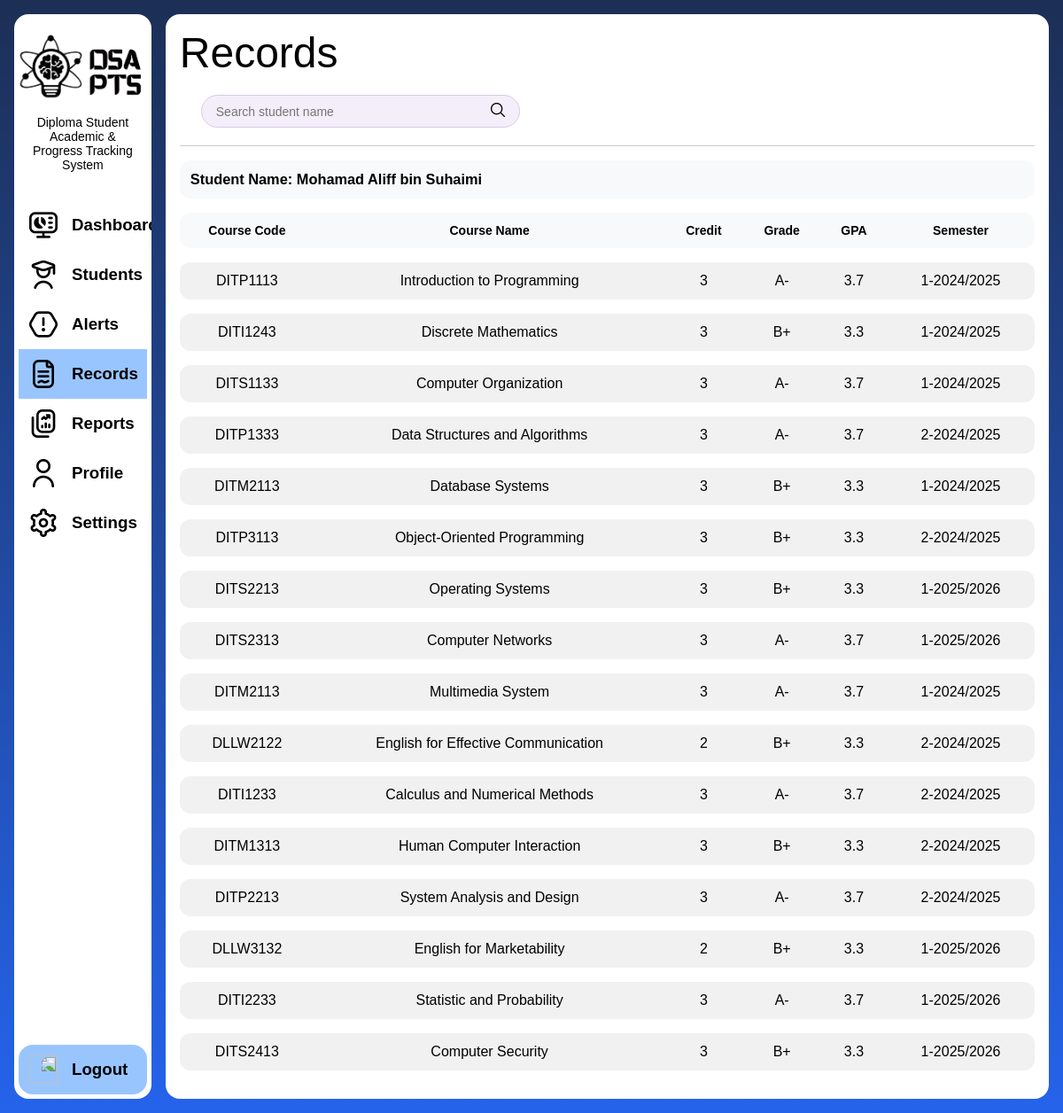
/advisor/advisor-records.php?user_id=9, run on an earlier commit of the app's database.
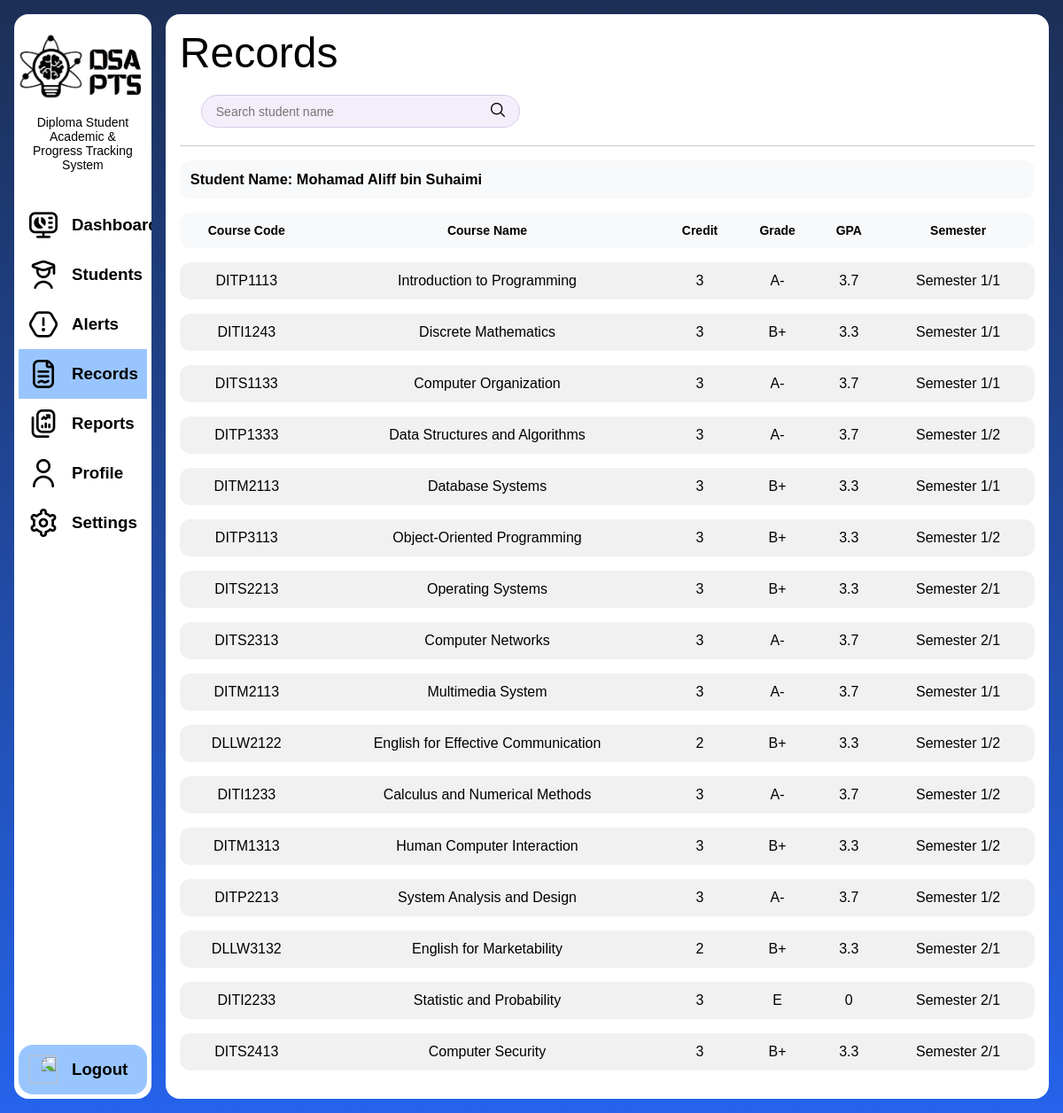
And on a later commit of the database.
### tables this page shows
CREATE TABLE `student` (
  `user_id` int(11) NOT NULL,
  `program_id` int(11) DEFAULT NULL,
  `advisor_id` int(11) DEFAULT NULL,
  `CGPA` decimal(3,2) DEFAULT NULL,
  `muet_status` varchar(20) DEFAULT NULL,
  `total_credit_taken` int(11) DEFAULT NULL,
  `plan_to_degree` enum('Yes','No') DEFAULT NULL,
  `preferred_degree_field` varchar(100) DEFAULT NULL
);

CREATE TABLE `user` (
  `user_id` int(11) NOT NULL,
  `login_id` varchar(10) NOT NULL,
  `name` varchar(100) NOT NULL,
  `email` varchar(100) NOT NULL,
  `password` varchar(255) NOT NULL,
  `profile_picture` varchar(255) DEFAULT NULL,
  `address` varchar(255) DEFAULT NULL,
  `phone_number` varchar(20) DEFAULT NULL
);

CREATE TABLE `student_subject` (
  `user_id` int(11) NOT NULL,
  `subject_id` int(11) NOT NULL,
  `semester_id` int(11) NOT NULL,
  `grade` varchar(2) DEFAULT NULL,
  `status` varchar(20) DEFAULT NULL,
  `attempt_no` int(11) DEFAULT NULL
);

CREATE TABLE `subject` (
  `subject_id` int(11) NOT NULL,
  `subject_name` varchar(100) NOT NULL,
  `credit_hours` int(11) DEFAULT NULL,
  `program_id` int(11) DEFAULT NULL,
  `semester_id` int(11) DEFAULT NULL,
  `subject_code` varchar(20) DEFAULT NULL
);

CREATE TABLE `semester` (
  `semester_id` int(11) NOT NULL,
  `semester_name` varchar(20) DEFAULT NULL,
  `semester_type` varchar(20) DEFAULT NULL,
  `sem_credit_hours` int(11) DEFAULT NULL
);

### models/functions.php (called while the page is built, shortened)
<?php
function getUserById($conn, $table, $idColumn, $user_id)
{
    $result = $conn->query("
    SELECT $table.*, user.*
    FROM $table
    INNER JOIN user ON $table.user_id = user.user_id
    WHERE $idColumn = '$user_id' LIMIT 1");
    return $result->fetch_assoc();
}
function getStudentSubjects($conn, $userId)
{
    $sql = "
        SELECT student_subject.*, subject.*, semester.*
        FROM student_subject
        INNER JOIN subject ON student_subject.subject_id = subject.subject_id
        INNER JOIN semester ON student_subject.semester_id = semester.semester_id
        WHERE student_subject.user_id = '$userId'
    ";
    $result = $conn->query($sql);
    $data = [];
    while ($row = $result->fetch_assoc()) {
        $data[] = $row;
    }
    return $data;
}
function gradeToPoint($grade)
{
    $gradePoints = [
        'A'  => 4.0,
        'A-' => 3.7,
        'B+' => 3.3,
        'B'  => 3.0,
        'B-' => 2.7,
        'C+' => 2.3,
        'C'  => 2.0,
        'C-' => 1.7,
        'D+' => 1.3,
        'D'  => 1.0,
        'E'  => 0.0
    ];
    $grade = strtoupper(trim($grade));
    return $gradePoints[$grade] ?? null;
}

### advisor/advisor-records.php (the view, shortened to what this page needs)
<!DOCTYPE html>
<html lang="en">
<head>
    <link rel="stylesheet" href="../style/layout.css">
    <link rel="stylesheet" href="../style/advisor.css">
    <link rel="stylesheet" href="../style/styles.css">
</head>
<body class="page-body main-gradient-bg">
    <?php
    $activePage = 'records';
    include("components/sidebar-advisor.php");
    include("../models/functions.php");
    $keyword = isset($_GET['search']) ? trim($_GET['search']) : '';
    $keyword = str_replace([';', "'", '"'], '', $keyword);
    $userId = $_GET['user_id'] ?? null;
    $subjects = [];
    if ($userId) {
        $subjects = getStudentSubjects($conn, $userId);
    } elseif ($keyword) {
        $students = searchAdvisorStudents($conn, $_SESSION['user_id'], $keyword);
    }
    $studentName = '';
    if ($userId) {
        $student = getUserById($conn, "student", "student.user_id", $userId);
        $studentName = $student['name'] ?? '';
    }
    ?>
    <main class="main-content main-rounded">
        <h1 class="content-title">Records</h1>
        <div class="toolbar">
            <div class="search-wrapper">
                <form class="search" method="GET" action="">
                    <input type="text" name="search" placeholder="Search student name" value="<?= $keyword ?>">
                    <button type="submit" style="background:none;border:none;cursor:pointer;">
                        <img src="../assets/icons/search.png" alt="" style="height: 16px;">
                    </button>
                </form>
            </div>
            </div>
        <table>
            <thead>
                <tr>
                    <th colspan="6" style="text-align:left;">
                        <h3>Student Name: <?= $studentName ?></h3>
                </tr>
                <tr>
                    <th>Course Code</th>
                    <th>Course Name</th>
                    <th>Credit</th>
                    <th>Grade</th>
                    <th>GPA</th>
                    <th>Semester</th>
                </tr>
            </thead>
            <tbody>
                <?php if (!$userId): ?>
                    <tr>
                        <td colspan="6" style="text-align:center;">
                            Search and select a student
                        </td>
                    </tr>
                <?php else: ?>
                    <?php foreach ($subjects as $s): ?>
                        <tr>
                            <td><?= $s['subject_code'] ?></td>
                            <td><?= $s['subject_name'] ?></td>
                            <td><?= $s['credit_hours'] ?></td>
                            <td><?= $s['grade'] ?></td>
                            <td><?= gradeToPoint($s['grade']) ?></td>
                            <td><?= $s['semester_name'] ?></td>
                        </tr>
                    <?php endforeach; ?>
                <?php endif; ?>
            </tbody>
        </table>
    </main>
</body>

### advisor/components/sidebar-advisor.php
<aside class="main-sidebar main-rounded">
    <img src="../assets/imgs/dsapts-full.png" class="sidebar-logo" alt="">
    <h3 class="sidebar-title">Diploma Student Academic & Progress Tracking System</h3>
    <a class="sidebar-nav <?php echo $activePage === 'dashboard' ? 'sidebar-nav-active' : ''; ?>" href="dashboard-advisor.php">
        <img src="../assets/icons/dashboard.png" alt="">
        <h3>Dashboard</h3>
    </a>
    <a class="sidebar-nav <?php echo $activePage === 'students' ? 'sidebar-nav-active' : ''; ?>" href="advisor-students.php">
        <img src="../assets/icons/student.png" alt="">
        <h3>Students</h3>
    </a>
    <a class="sidebar-nav <?php echo $activePage === 'alert' ? 'sidebar-nav-active' : ''; ?>" href="advisor-alerts.php">
        <img src="../assets/icons/alert.png" alt="">
        <h3>Alerts</h3>
    </a>
    <a class="sidebar-nav <?php echo $activePage === 'records' ? 'sidebar-nav-active' : ''; ?>" href="advisor-records.php">
        <img src="../assets/icons/record.png" alt="">
        <h3>Records</h3>
    </a>
    <a class="sidebar-nav <?php echo $activePage === 'reports' ? 'sidebar-nav-active' : ''; ?>" href="advisor-reports.php">
        <img src="../assets/icons/report.png" alt="">
        <h3>Reports</h3>
    </a>
    <a class="sidebar-nav <?php echo $activePage === 'profile' ? 'sidebar-nav-active' : ''; ?>" href="advisor-profile.php">
        <img src="../assets/icons/user.png" alt="">
        <h3>Profile</h3>
    </a>
    <a class="sidebar-nav <?php echo $activePage === 'settings' ? 'sidebar-nav-active' : ''; ?>" href="advisor-settings.php">
        <img src="../assets/icons/settings.png" alt="">
        <h3>Settings</h3>
    </a>
    <a class="sidebar-nav sidebar-logout" href="../auth/logout.php">
        <img src="../assets/icons/exit.png" alt="" style="transform: scaleX(-1);">
        <h3>Logout</h3>
    </a>
</aside>

### style/layout.css (style rules this page uses)
html, body { height: 100%; margin: 0; }
*, *::before, *::after { box-sizing: border-box; }
.page-body { display: flex; min-height: 100vh; margin: 0; overflow: hidden; }
.main-gradient-bg { background-image: linear-gradient(#1c2f55, #2563eb); }
.main-rounded { display: flex; flex-direction: column; align-items: center; background-color: #fff; margin: 16px; border-radius: 16px; min-height: 0; overflow: hidden; }
table { width: 100%; border-collapse: separate; border-spacing: 0px 16px; }
thead th { background-color: #f8f9fa; padding: 12px; text-align: center; font-size: 14px; font-weight: bold; }
thead th:first-child { border-top-left-radius: 12px; border-bottom-left-radius: 12px; }
thead th:last-child { border-top-right-radius: 12px; border-bottom-right-radius: 12px; }
tbody td { background: #f1f1f1; padding: 12px 16px; text-align: center; color: black; }
tbody td:first-child { border-top-left-radius: 12px; border-bottom-left-radius: 12px; }
tbody td:last-child { border-top-right-radius: 12px; border-bottom-right-radius: 12px; }
.main-sidebar { flex: 0.15; margin-right: 0; align-items: center; padding: 5px; }
.sidebar-logo { width: 200px; height: auto; align-self: center; padding: 16px; }
.sidebar-title { font-size: 14px; font-weight: 200; text-align: center; margin: 0 0 32px 0; padding: 0 6px; }
.sidebar-nav { padding: 12px; display: flex; align-items: center; width: 100%; text-decoration: none; color: black; }
.sidebar-nav img { width: 32px; height: 32px; }
.sidebar-nav h3 { margin: 0 0 0 16px; }
.sidebar-nav:hover, .sidebar-nav-active { background-color: #99c5ff; transition: 0.2s ease; }
.sidebar-logout { margin-top: auto; background-color: #99c5ff; border-radius: 16px; }
.main-content { flex: 1; align-items: start; padding: 16px; min-height: 0; overflow-y: auto; }
.content-title { font-size: 48px; font-weight: 500; margin: 0; }

### style/advisor.css (style rules this page uses)
.search input { border: none; background: transparent; outline: none; width: 100%; font-size: 14px; }

### style/styles.css (style rules this page uses)
* { box-sizing: border-box; margin: 0; padding: 0; }
body { font-family: Arial, Helvetica, sans-serif; background: #fff; color: #000; }
.toolbar { display: flex; width: 100%; align-items: center; justify-content: space-between; padding-bottom: 16px; border-bottom: 1px solid #ccc; padding: 20px 24px; }
.search { display: flex; align-items: center; gap: 8px; background: #f4eefb; border: 1px solid #d6c9e6; border-radius: 999px; padding: 8px 16px; width: 360px; }
.search input { border: none; outline: none; background: transparent; flex: 1; font-size: 14px; }

What changed in the data, as far as the page shows it:
changed through a linked row, student_subject "DITP1113": semester.semester_name "1-2024/2025" → "Semester 1/1"
changed through a linked row, student_subject "DITI1243": semester.semester_name "1-2024/2025" → "Semester 1/1"
changed through a linked row, student_subject "DITS1133": semester.semester_name "1-2024/2025" → "Semester 1/1"
changed through a linked row, student_subject "DITP1333": semester.semester_name "2-2024/2025" → "Semester 1/2"
changed through a linked row, student_subject "Database Systems": semester.semester_name "1-2024/2025" → "Semester 1/1"
changed through a linked row, student_subject "DITP3113": semester.semester_name "2-2024/2025" → "Semester 1/2"
changed through a linked row, student_subject "DITS2213": semester.semester_name "1-2025/2026" → "Semester 2/1"
changed through a linked row, student_subject "DITS2313": semester.semester_name "1-2025/2026" → "Semester 2/1"
changed through a linked row, student_subject "Multimedia System": semester.semester_name "1-2024/2025" → "Semester 1/1"
changed through a linked row, student_subject "DLLW2122": semester.semester_name "2-2024/2025" → "Semester 1/2"
changed through a linked row, student_subject "DITI1233": semester.semester_name "2-2024/2025" → "Semester 1/2"
changed through a linked row, student_subject "DITM1313": semester.semester_name "2-2024/2025" → "Semester 1/2"
changed through a linked row, student_subject "DITP2213": semester.semester_name "2-2024/2025" → "Semester 1/2"
changed through a linked row, student_subject "DLLW3132": semester.semester_name "1-2025/2026" → "Semester 2/1"
changed student_subject "DITI2233": grade "A-" → "E"; grade "3.7" → "0"; semester.semester_name "1-2025/2026" → "Semester 2/1"
changed through a linked row, student_subject "DITS2413": semester.semester_name "1-2025/2026" → "Semester 2/1"
